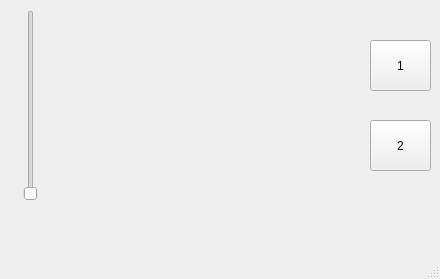
<?xml version="1.0" encoding="UTF-8"?>
<ui version="4.0">
 <class>MainWindow</class>
 <widget class="QMainWindow" name="MainWindow">
  <property name="geometry">
   <rect>
    <x>0</x>
    <y>0</y>
    <width>440</width>
    <height>279</height>
   </rect>
  </property>
  <property name="windowTitle">
   <string>IO Emulator</string>
  </property>
  <widget class="QWidget" name="centralwidget">
   <widget class="QPushButton" name="btn1">
    <property name="geometry">
     <rect>
      <x>370</x>
      <y>40</y>
      <width>61</width>
      <height>51</height>
     </rect>
    </property>
    <property name="text">
     <string>1</string>
    </property>
   </widget>
   <widget class="QPushButton" name="btn2">
    <property name="geometry">
     <rect>
      <x>370</x>
      <y>120</y>
      <width>61</width>
      <height>51</height>
     </rect>
    </property>
    <property name="text">
     <string>2</string>
    </property>
   </widget>
   <widget class="QSlider" name="slider">
    <property name="geometry">
     <rect>
      <x>20</x>
      <y>10</y>
      <width>22</width>
      <height>191</height>
     </rect>
    </property>
    <property name="orientation">
     <enum>Qt::Vertical</enum>
    </property>
   </widget>
   <widget class="QLabel" name="led_lbl1">
    <property name="geometry">
     <rect>
      <x>50</x>
      <y>10</y>
      <width>101</width>
      <height>201</height>
     </rect>
    </property>
    <property name="text">
     <string/>
    </property>
    <property name="pixmap">
     <pixmap>ledoff.png</pixmap>
    </property>
   </widget>
   <widget class="QLabel" name="led_lbl2">
    <property name="geometry">
     <rect>
      <x>150</x>
      <y>10</y>
      <width>101</width>
      <height>201</height>
     </rect>
    </property>
    <property name="text">
     <string/>
    </property>
    <property name="pixmap">
     <pixmap>ledoff.png</pixmap>
    </property>
   </widget>
   <widget class="QLabel" name="led_lbl3">
    <property name="geometry">
     <rect>
      <x>260</x>
      <y>10</y>
      <width>101</width>
      <height>201</height>
     </rect>
    </property>
    <property name="text">
     <string/>
    </property>
    <property name="pixmap">
     <pixmap>ledoff.png</pixmap>
    </property>
   </widget>
  </widget>
  <widget class="QMenuBar" name="menubar">
   <property name="geometry">
    <rect>
     <x>0</x>
     <y>0</y>
     <width>440</width>
     <height>22</height>
    </rect>
   </property>
  </widget>
  <widget class="QStatusBar" name="statusbar"/>
 </widget>
 <resources/>
 <connections/>
</ui>
